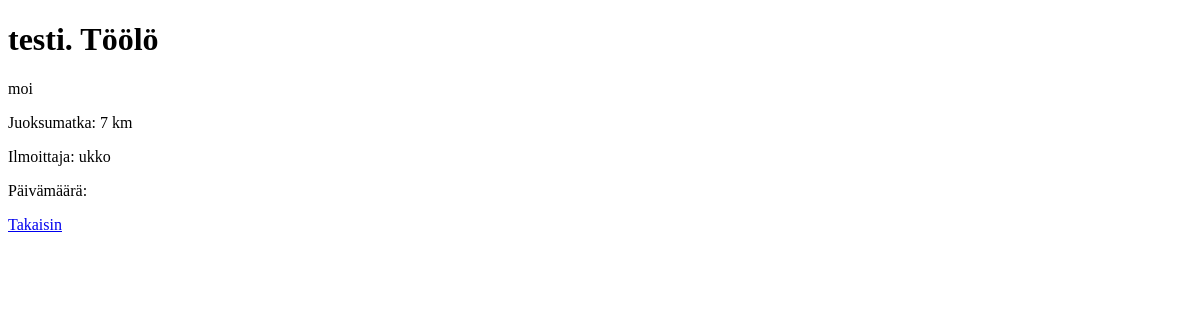
/item/5, run on an earlier commit of the app's database.
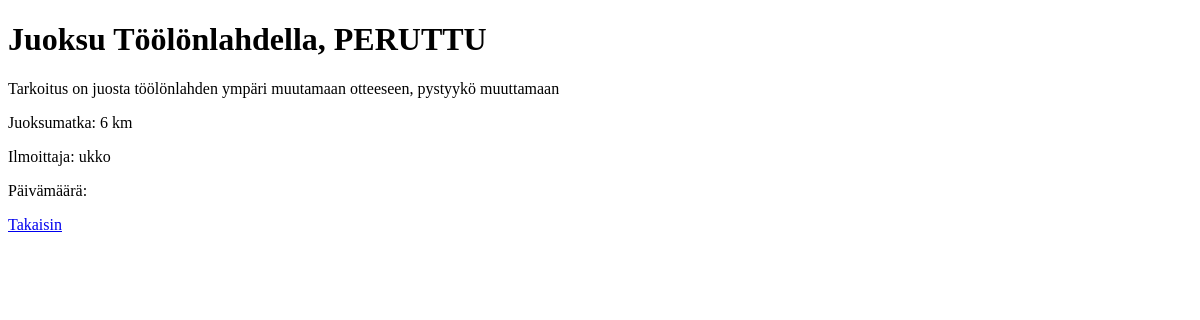
And on a later commit of the database.
### tables this page shows
CREATE TABLE items (
    id INTEGER PRIMARY KEY,
    title TEXT,
    description TEXT,
    run_length INTEGER,
    user_id INTEGER REFERENCES users
);

CREATE TABLE users (
    id INTEGER PRIMARY KEY,
    username TEXT UNIQUE,
    password_hash TEXT
);

### app.py (the view)
@app.route("/item/<int:item_id>")
def show_item(item_id):
    item = items.get_item(item_id)
    if not item:
        abort(404)
    return render_template("show_item.html", item=item)

### db.py (called while the page is built)
def get_connection():
    con = sqlite3.connect("database.db")
    con.execute("PRAGMA foreign_keys = ON")
    con.row_factory = sqlite3.Row
    return con

def query(sql, params=[]):
    con = get_connection()
    result = con.execute(sql, params).fetchall()
    con.close()
    return result

### items.py (called while the page is built)
def get_item(item_id):
    sql = """SELECT items.id, items.title,
                         items.description,
                         items.run_length,
                         users.id user_id,
                         users.username
                    FROM items, users
                    WHERE items.user_id = users.id AND items.id = ?"""
    result=db.query(sql, [item_id])
    return result[0] if result else None

### templates/show_item.html (shortened to what this page needs)
<!DOCTYPE html>
<html>
<head>
</head>
<body>
  <h1>{{ item.title }}</h1>
  <p>
    {{ item.description }}
  </p>
  <p>
   Juoksumatka: {{ item.run_length }} km
  </p>
  <p>
    Ilmoittaja: {{ item.username }}
  </p>
  <p>
    Päivämäärä: {{ item.date }}
  </p>
    <a href="/">Takaisin</a>
</body>
</html>

What changed in the data, as far as the page shows it:
changed items: title "testi. Töölö" → "Juoksu Töölönlahdella, PERUTTU"; description "moi" → "Tarkoitus on juosta töölönlahden ympäri muutamaan otteeseen, pystyykö muuttamaan"; run_length "7" → "6"
